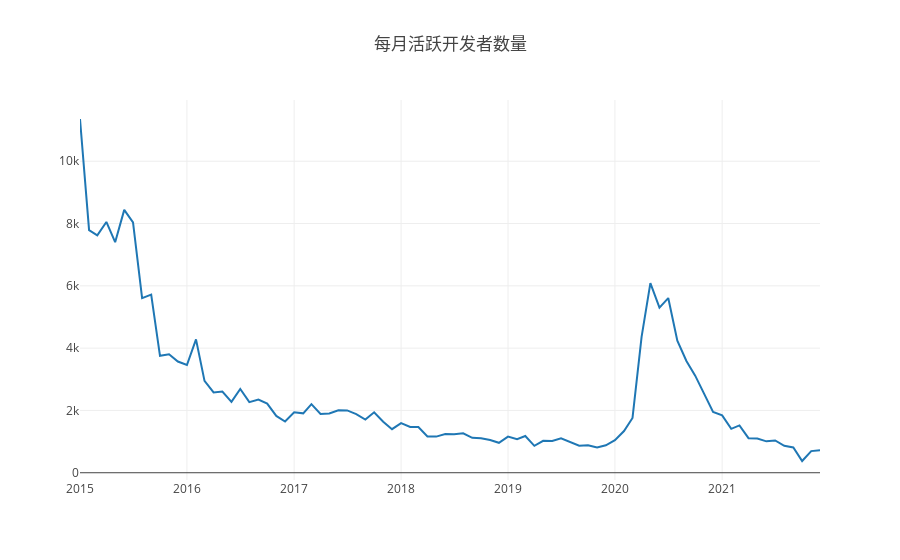

The code cell stored with this chart in its notebook:
### Markdown cell above
## 每月活跃开发者数量

### Code cell
openDigger.render.plotly([{
        x: all.map(d => d.time),
        y: all.map(d => d.count),
        name: '活跃开发者数量',mode: 'scatter'
    }], {title: `每月活跃开发者数量`, xasix: { type: 'category' } })
console.table(all)
